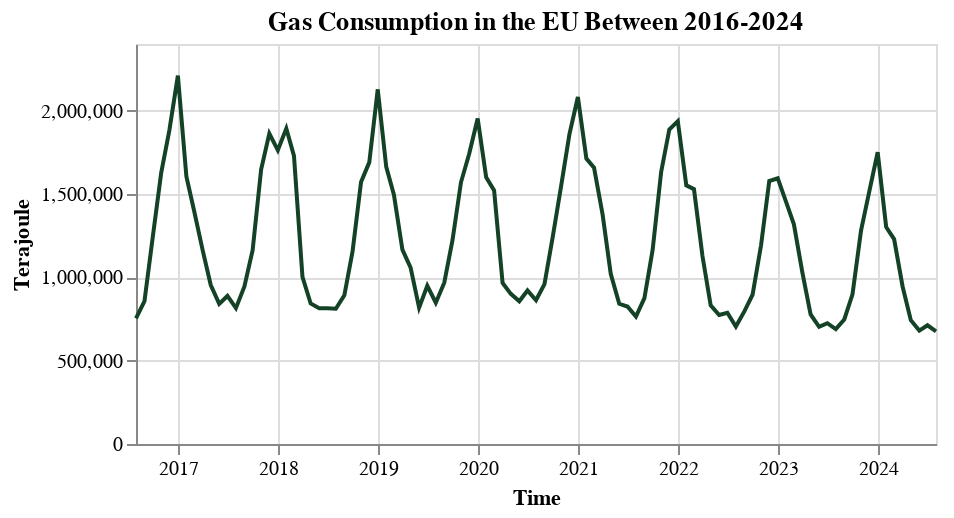

This figure's notebook cell:
### Code cell
# gas consumption in the EU 2016-2024
gas_consumption = pd.read_csv('gas_consumption.csv')
# fix the time in the dataset

# make line chart with modifications
# https://altair-viz.github.io/user_guide/customization.html
chart = alt.Chart(gas_consumption,
        title = alt.Title(
            'Gas Consumption in the EU Between 2016-2024')
    ).mark_line().encode(
    x = alt.X('TIME_PERIOD:T', title = 'Time'),
    y = alt.Y('OBS_VALUE:Q', title = 'Terajoule'),
    color = alt.Color("geo:N", title = None,
                      scale = alt.Scale(domain = ['EU27_2020'],
                                        range=['#134226'])).legend(None)
).properties(
    width = 400,
    height = 200
)

chart

### Figure 1 — Vega-Lite specification as saved in the notebook (floating-point values rounded to 4 significant figures)
{"config": {"view": {"continuousWidth": 300, "continuousHeight": 300}}, "data": {"name": "data-08ebfac51a0aea9ec5048630e56f8363"}, "mark": {"type": "line"}, "encoding": {"color": {"field": "geo", "legend": null, "scale": {"domain": ["EU27_2020"], "range": ["#134226"]}, "title": null, "type": "nominal"}, "x": {"field": "TIME_PERIOD", "title": "Time", "type": "temporal"}, "y": {"field": "OBS_VALUE", "title": "Terajoule", "type": "quantitative"}}, "height": 200, "title": {"text": "Gas Consumption in the EU Between 2016-2024"}, "width": 400, "$schema": "https://vega.github.io/schema/vega-lite/v5.20.1.json", "datasets": {"data-08ebfac51a0aea9ec5048630e56f8363": [{"DATAFLOW": "ESTAT:NRG_CB_GASM(1.0)", "LAST UPDATE": "16/10/24 23:00:00", "freq": "M", "nrg_bal": "IC_CAL_MG", "siec": "G3000", "unit": "TJ_GCV", "geo": "EU27_2020", "TIME_PERIOD": "2016-08", "OBS_VALUE": 754200.0, "OBS_FLAG": null}, {"DATAFLOW": "ESTAT:NRG_CB_GASM(1.0)", "LAST UPDATE": "16/10/24 23:00:00", "freq": "M", "nrg_bal": "IC_CAL_MG", "siec": "G3000", "unit": "TJ_GCV", "geo": "EU27_2020", "TIME_PERIOD": "2016-09", "OBS_VALUE": 857400.0, "OBS_FLAG": null}, {"DATAFLOW": "ESTAT:NRG_CB_GASM(1.0)", "LAST UPDATE": "16/10/24 23:00:00", "freq": "M", "nrg_bal": "IC_CAL_MG", "siec": "G3000", "unit": "TJ_GCV", "geo": "EU27_2020", "TIME_PERIOD": "2016-10", "OBS_VALUE": 1239000.0, "OBS_FLAG": null}, {"DATAFLOW": "ESTAT:NRG_CB_GASM(1.0)", "LAST UPDATE": "16/10/24 23:00:00", "freq": "M", "nrg_bal": "IC_CAL_MG", "siec": "G3000", "unit": "TJ_GCV", "geo": "EU27_2020", "TIME_PERIOD": "2016-11", "OBS_VALUE": 1627000.0, "OBS_FLAG": null}, {"DATAFLOW": "ESTAT:NRG_CB_GASM(1.0)", "LAST UPDATE": "16/10/24 23:00:00", "freq": "M", "nrg_bal": "IC_CAL_MG", "siec": "G3000", "unit": "TJ_GCV", "geo": "EU27_2020", "TIME_PERIOD": "2016-12", "OBS_VALUE": 1884000.0, "OBS_FLAG": null}, {"DATAFLOW": "ESTAT:NRG_CB_GASM(1.0)", "LAST UPDATE": "16/10/24 23:00:00", "freq": "M", "nrg_bal": "IC_CAL_MG", "siec": "G3000", "unit": "TJ_GCV", "geo": "EU27_2020", "TIME_PERIOD": "2017-01", "OBS_VALUE": 2210000.0, "OBS_FLAG": null}, {"DATAFLOW": "ESTAT:NRG_CB_GASM(1.0)", "LAST UPDATE": "16/10/24 23:00:00", "freq": "M", "nrg_bal": "IC_CAL_MG", "siec": "G3000", "unit": "TJ_GCV", "geo": "EU27_2020", "TIME_PERIOD": "2017-02", "OBS_VALUE": 1606000.0, "OBS_FLAG": null}, {"DATAFLOW": "ESTAT:NRG_CB_GASM(1.0)", "LAST UPDATE": "16/10/24 23:00:00", "freq": "M", "nrg_bal": "IC_CAL_MG", "siec": "G3000", "unit": "TJ_GCV", "geo": "EU27_2020", "TIME_PERIOD": "2017-03", "OBS_VALUE": 1401000.0, "OBS_FLAG": null}, {"DATAFLOW": "ESTAT:NRG_CB_GASM(1.0)", "LAST UPDATE": "16/10/24 23:00:00", "freq": "M", "nrg_bal": "IC_CAL_MG", "siec": "G3000", "unit": "TJ_GCV", "geo": "EU27_2020", "TIME_PERIOD": "2017-04", "OBS_VALUE": 1167000.0, "OBS_FLAG": null}, {"DATAFLOW": "ESTAT:NRG_CB_GASM(1.0)", "LAST UPDATE": "16/10/24 23:00:00", "freq": "M", "nrg_bal": "IC_CAL_MG", "siec": "G3000", "unit": "TJ_GCV", "geo": "EU27_2020", "TIME_PERIOD": "2017-05", "OBS_VALUE": 953600.0, "OBS_FLAG": null}, {"DATAFLOW": "ESTAT:NRG_CB_GASM(1.0)", "LAST UPDATE": "16/10/24 23:00:00", "freq": "M", "nrg_bal": "IC_CAL_MG", "siec": "G3000", "unit": "TJ_GCV", "geo": "EU27_2020", "TIME_PERIOD": "2017-06", "OBS_VALUE": 840500.0, "OBS_FLAG": null}, {"DATAFLOW": "ESTAT:NRG_CB_GASM(1.0)", "LAST UPDATE": "16/10/24 23:00:00", "freq": "M", "nrg_bal": "IC_CAL_MG", "siec": "G3000", "unit": "TJ_GCV", "geo": "EU27_2020", "TIME_PERIOD": "2017-07", "OBS_VALUE": 888300.0, "OBS_FLAG": null}, {"DATAFLOW": "ESTAT:NRG_CB_GASM(1.0)", "LAST UPDATE": "16/10/24 23:00:00", "freq": "M", "nrg_bal": "IC_CAL_MG", "siec": "G3000", "unit": "TJ_GCV", "geo": "EU27_2020", "TIME_PERIOD": "2017-08", "OBS_VALUE": 815100.0, "OBS_FLAG": null}, {"DATAFLOW": "ESTAT:NRG_CB_GASM(1.0)", "LAST UPDATE": "16/10/24 23:00:00", "freq": "M", "nrg_bal": "IC_CAL_MG", "siec": "G3000", "unit": "TJ_GCV", "geo": "EU27_2020", "TIME_PERIOD": "2017-09", "OBS_VALUE": 945000.0, "OBS_FLAG": null}, {"DATAFLOW": "ESTAT:NRG_CB_GASM(1.0)", "LAST UPDATE": "16/10/24 23:00:00", "freq": "M", "nrg_bal": "IC_CAL_MG", "siec": "G3000", "unit": "TJ_GCV", "geo": "EU27_2020", "TIME_PERIOD": "2017-10", "OBS_VALUE": 1162000.0, "OBS_FLAG": null}, {"DATAFLOW": "ESTAT:NRG_CB_GASM(1.0)", "LAST UPDATE": "16/10/24 23:00:00", "freq": "M", "nrg_bal": "IC_CAL_MG", "siec": "G3000", "unit": "TJ_GCV", "geo": "EU27_2020", "TIME_PERIOD": "2017-11", "OBS_VALUE": 1646000.0, "OBS_FLAG": null}, {"DATAFLOW": "ESTAT:NRG_CB_GASM(1.0)", "LAST UPDATE": "16/10/24 23:00:00", "freq": "M", "nrg_bal": "IC_CAL_MG", "siec": "G3000", "unit": "TJ_GCV", "geo": "EU27_2020", "TIME_PERIOD": "2017-12", "OBS_VALUE": 1862000.0, "OBS_FLAG": null}, {"DATAFLOW": "ESTAT:NRG_CB_GASM(1.0)", "LAST UPDATE": "16/10/24 23:00:00", "freq": "M", "nrg_bal": "IC_CAL_MG", "siec": "G3000", "unit": "TJ_GCV", "geo": "EU27_2020", "TIME_PERIOD": "2018-01", "OBS_VALUE": 1763000.0, "OBS_FLAG": null}, {"DATAFLOW": "ESTAT:NRG_CB_GASM(1.0)", "LAST UPDATE": "16/10/24 23:00:00", "freq": "M", "nrg_bal": "IC_CAL_MG", "siec": "G3000", "unit": "TJ_GCV", "geo": "EU27_2020", "TIME_PERIOD": "2018-02", "OBS_VALUE": 1893000.0, "OBS_FLAG": null}, {"DATAFLOW": "ESTAT:NRG_CB_GASM(1.0)", "LAST UPDATE": "16/10/24 23:00:00", "freq": "M", "nrg_bal": "IC_CAL_MG", "siec": "G3000", "unit": "TJ_GCV", "geo": "EU27_2020", "TIME_PERIOD": "2018-03", "OBS_VALUE": 1728000.0, "OBS_FLAG": null}, {"DATAFLOW": "ESTAT:NRG_CB_GASM(1.0)", "LAST UPDATE": "16/10/24 23:00:00", "freq": "M", "nrg_bal": "IC_CAL_MG", "siec": "G3000", "unit": "TJ_GCV", "geo": "EU27_2020", "TIME_PERIOD": "2018-04", "OBS_VALUE": 1003000.0, "OBS_FLAG": null}, {"DATAFLOW": "ESTAT:NRG_CB_GASM(1.0)", "LAST UPDATE": "16/10/24 23:00:00", "freq": "M", "nrg_bal": "IC_CAL_MG", "siec": "G3000", "unit": "TJ_GCV", "geo": "EU27_2020", "TIME_PERIOD": "2018-05", "OBS_VALUE": 843100.0, "OBS_FLAG": null}, {"DATAFLOW": "ESTAT:NRG_CB_GASM(1.0)", "LAST UPDATE": "16/10/24 23:00:00", "freq": "M", "nrg_bal": "IC_CAL_MG", "siec": "G3000", "unit": "TJ_GCV", "geo": "EU27_2020", "TIME_PERIOD": "2018-06", "OBS_VALUE": 815100.0, "OBS_FLAG": null}, {"DATAFLOW": "ESTAT:NRG_CB_GASM(1.0)", "LAST UPDATE": "16/10/24 23:00:00", "freq": "M", "nrg_bal": "IC_CAL_MG", "siec": "G3000", "unit": "TJ_GCV", "geo": "EU27_2020", "TIME_PERIOD": "2018-07", "OBS_VALUE": 815200.0, "OBS_FLAG": null}, {"DATAFLOW": "ESTAT:NRG_CB_GASM(1.0)", "LAST UPDATE": "16/10/24 23:00:00", "freq": "M", "nrg_bal": "IC_CAL_MG", "siec": "G3000", "unit": "TJ_GCV", "geo": "EU27_2020", "TIME_PERIOD": "2018-08", "OBS_VALUE": 811400.0, "OBS_FLAG": null}, {"DATAFLOW": "ESTAT:NRG_CB_GASM(1.0)", "LAST UPDATE": "16/10/24 23:00:00", "freq": "M", "nrg_bal": "IC_CAL_MG", "siec": "G3000", "unit": "TJ_GCV", "geo": "EU27_2020", "TIME_PERIOD": "2018-09", "OBS_VALUE": 892100.0, "OBS_FLAG": null}, {"DATAFLOW": "ESTAT:NRG_CB_GASM(1.0)", "LAST UPDATE": "16/10/24 23:00:00", "freq": "M", "nrg_bal": "IC_CAL_MG", "siec": "G3000", "unit": "TJ_GCV", "geo": "EU27_2020", "TIME_PERIOD": "2018-10", "OBS_VALUE": 1155000.0, "OBS_FLAG": null}, {"DATAFLOW": "ESTAT:NRG_CB_GASM(1.0)", "LAST UPDATE": "16/10/24 23:00:00", "freq": "M", "nrg_bal": "IC_CAL_MG", "siec": "G3000", "unit": "TJ_GCV", "geo": "EU27_2020", "TIME_PERIOD": "2018-11", "OBS_VALUE": 1572000.0, "OBS_FLAG": null}, {"DATAFLOW": "ESTAT:NRG_CB_GASM(1.0)", "LAST UPDATE": "16/10/24 23:00:00", "freq": "M", "nrg_bal": "IC_CAL_MG", "siec": "G3000", "unit": "TJ_GCV", "geo": "EU27_2020", "TIME_PERIOD": "2018-12", "OBS_VALUE": 1690000.0, "OBS_FLAG": null}, {"DATAFLOW": "ESTAT:NRG_CB_GASM(1.0)", "LAST UPDATE": "16/10/24 23:00:00", "freq": "M", "nrg_bal": "IC_CAL_MG", "siec": "G3000", "unit": "TJ_GCV", "geo": "EU27_2020", "TIME_PERIOD": "2019-01", "OBS_VALUE": 2128000.0, "OBS_FLAG": null}, {"DATAFLOW": "ESTAT:NRG_CB_GASM(1.0)", "LAST UPDATE": "16/10/24 23:00:00", "freq": "M", "nrg_bal": "IC_CAL_MG", "siec": "G3000", "unit": "TJ_GCV", "geo": "EU27_2020", "TIME_PERIOD": "2019-02", "OBS_VALUE": 1663000.0, "OBS_FLAG": null}, {"DATAFLOW": "ESTAT:NRG_CB_GASM(1.0)", "LAST UPDATE": "16/10/24 23:00:00", "freq": "M", "nrg_bal": "IC_CAL_MG", "siec": "G3000", "unit": "TJ_GCV", "geo": "EU27_2020", "TIME_PERIOD": "2019-03", "OBS_VALUE": 1496000.0, "OBS_FLAG": null}, {"DATAFLOW": "ESTAT:NRG_CB_GASM(1.0)", "LAST UPDATE": "16/10/24 23:00:00", "freq": "M", "nrg_bal": "IC_CAL_MG", "siec": "G3000", "unit": "TJ_GCV", "geo": "EU27_2020", "TIME_PERIOD": "2019-04", "OBS_VALUE": 1166000.0, "OBS_FLAG": null}, {"DATAFLOW": "ESTAT:NRG_CB_GASM(1.0)", "LAST UPDATE": "16/10/24 23:00:00", "freq": "M", "nrg_bal": "IC_CAL_MG", "siec": "G3000", "unit": "TJ_GCV", "geo": "EU27_2020", "TIME_PERIOD": "2019-05", "OBS_VALUE": 1059000.0, "OBS_FLAG": null}, {"DATAFLOW": "ESTAT:NRG_CB_GASM(1.0)", "LAST UPDATE": "16/10/24 23:00:00", "freq": "M", "nrg_bal": "IC_CAL_MG", "siec": "G3000", "unit": "TJ_GCV", "geo": "EU27_2020", "TIME_PERIOD": "2019-06", "OBS_VALUE": 817700.0, "OBS_FLAG": null}, {"DATAFLOW": "ESTAT:NRG_CB_GASM(1.0)", "LAST UPDATE": "16/10/24 23:00:00", "freq": "M", "nrg_bal": "IC_CAL_MG", "siec": "G3000", "unit": "TJ_GCV", "geo": "EU27_2020", "TIME_PERIOD": "2019-07", "OBS_VALUE": 949000.0, "OBS_FLAG": null}, {"DATAFLOW": "ESTAT:NRG_CB_GASM(1.0)", "LAST UPDATE": "16/10/24 23:00:00", "freq": "M", "nrg_bal": "IC_CAL_MG", "siec": "G3000", "unit": "TJ_GCV", "geo": "EU27_2020", "TIME_PERIOD": "2019-08", "OBS_VALUE": 847600.0, "OBS_FLAG": null}, {"DATAFLOW": "ESTAT:NRG_CB_GASM(1.0)", "LAST UPDATE": "16/10/24 23:00:00", "freq": "M", "nrg_bal": "IC_CAL_MG", "siec": "G3000", "unit": "TJ_GCV", "geo": "EU27_2020", "TIME_PERIOD": "2019-09", "OBS_VALUE": 967600.0, "OBS_FLAG": null}, {"DATAFLOW": "ESTAT:NRG_CB_GASM(1.0)", "LAST UPDATE": "16/10/24 23:00:00", "freq": "M", "nrg_bal": "IC_CAL_MG", "siec": "G3000", "unit": "TJ_GCV", "geo": "EU27_2020", "TIME_PERIOD": "2019-10", "OBS_VALUE": 1223000.0, "OBS_FLAG": null}, {"DATAFLOW": "ESTAT:NRG_CB_GASM(1.0)", "LAST UPDATE": "16/10/24 23:00:00", "freq": "M", "nrg_bal": "IC_CAL_MG", "siec": "G3000", "unit": "TJ_GCV", "geo": "EU27_2020", "TIME_PERIOD": "2019-11", "OBS_VALUE": 1570000.0, "OBS_FLAG": null}, {"DATAFLOW": "ESTAT:NRG_CB_GASM(1.0)", "LAST UPDATE": "16/10/24 23:00:00", "freq": "M", "nrg_bal": "IC_CAL_MG", "siec": "G3000", "unit": "TJ_GCV", "geo": "EU27_2020", "TIME_PERIOD": "2019-12", "OBS_VALUE": 1741000.0, "OBS_FLAG": null}, {"DATAFLOW": "ESTAT:NRG_CB_GASM(1.0)", "LAST UPDATE": "16/10/24 23:00:00", "freq": "M", "nrg_bal": "IC_CAL_MG", "siec": "G3000", "unit": "TJ_GCV", "geo": "EU27_2020", "TIME_PERIOD": "2020-01", "OBS_VALUE": 1953000.0, "OBS_FLAG": null}, {"DATAFLOW": "ESTAT:NRG_CB_GASM(1.0)", "LAST UPDATE": "16/10/24 23:00:00", "freq": "M", "nrg_bal": "IC_CAL_MG", "siec": "G3000", "unit": "TJ_GCV", "geo": "EU27_2020", "TIME_PERIOD": "2020-02", "OBS_VALUE": 1600000.0, "OBS_FLAG": null}, {"DATAFLOW": "ESTAT:NRG_CB_GASM(1.0)", "LAST UPDATE": "16/10/24 23:00:00", "freq": "M", "nrg_bal": "IC_CAL_MG", "siec": "G3000", "unit": "TJ_GCV", "geo": "EU27_2020", "TIME_PERIOD": "2020-03", "OBS_VALUE": 1522000.0, "OBS_FLAG": null}, {"DATAFLOW": "ESTAT:NRG_CB_GASM(1.0)", "LAST UPDATE": "16/10/24 23:00:00", "freq": "M", "nrg_bal": "IC_CAL_MG", "siec": "G3000", "unit": "TJ_GCV", "geo": "EU27_2020", "TIME_PERIOD": "2020-04", "OBS_VALUE": 965600.0, "OBS_FLAG": null}, {"DATAFLOW": "ESTAT:NRG_CB_GASM(1.0)", "LAST UPDATE": "16/10/24 23:00:00", "freq": "M", "nrg_bal": "IC_CAL_MG", "siec": "G3000", "unit": "TJ_GCV", "geo": "EU27_2020", "TIME_PERIOD": "2020-05", "OBS_VALUE": 900900.0, "OBS_FLAG": null}, {"DATAFLOW": "ESTAT:NRG_CB_GASM(1.0)", "LAST UPDATE": "16/10/24 23:00:00", "freq": "M", "nrg_bal": "IC_CAL_MG", "siec": "G3000", "unit": "TJ_GCV", "geo": "EU27_2020", "TIME_PERIOD": "2020-06", "OBS_VALUE": 856300.0, "OBS_FLAG": null}, {"DATAFLOW": "ESTAT:NRG_CB_GASM(1.0)", "LAST UPDATE": "16/10/24 23:00:00", "freq": "M", "nrg_bal": "IC_CAL_MG", "siec": "G3000", "unit": "TJ_GCV", "geo": "EU27_2020", "TIME_PERIOD": "2020-07", "OBS_VALUE": 921300.0, "OBS_FLAG": null}, {"DATAFLOW": "ESTAT:NRG_CB_GASM(1.0)", "LAST UPDATE": "16/10/24 23:00:00", "freq": "M", "nrg_bal": "IC_CAL_MG", "siec": "G3000", "unit": "TJ_GCV", "geo": "EU27_2020", "TIME_PERIOD": "2020-08", "OBS_VALUE": 862700.0, "OBS_FLAG": null}, {"DATAFLOW": "ESTAT:NRG_CB_GASM(1.0)", "LAST UPDATE": "16/10/24 23:00:00", "freq": "M", "nrg_bal": "IC_CAL_MG", "siec": "G3000", "unit": "TJ_GCV", "geo": "EU27_2020", "TIME_PERIOD": "2020-09", "OBS_VALUE": 959400.0, "OBS_FLAG": null}, {"DATAFLOW": "ESTAT:NRG_CB_GASM(1.0)", "LAST UPDATE": "16/10/24 23:00:00", "freq": "M", "nrg_bal": "IC_CAL_MG", "siec": "G3000", "unit": "TJ_GCV", "geo": "EU27_2020", "TIME_PERIOD": "2020-10", "OBS_VALUE": 1241000.0, "OBS_FLAG": null}, {"DATAFLOW": "ESTAT:NRG_CB_GASM(1.0)", "LAST UPDATE": "16/10/24 23:00:00", "freq": "M", "nrg_bal": "IC_CAL_MG", "siec": "G3000", "unit": "TJ_GCV", "geo": "EU27_2020", "TIME_PERIOD": "2020-11", "OBS_VALUE": 1551000.0, "OBS_FLAG": null}, {"DATAFLOW": "ESTAT:NRG_CB_GASM(1.0)", "LAST UPDATE": "16/10/24 23:00:00", "freq": "M", "nrg_bal": "IC_CAL_MG", "siec": "G3000", "unit": "TJ_GCV", "geo": "EU27_2020", "TIME_PERIOD": "2020-12", "OBS_VALUE": 1858000.0, "OBS_FLAG": null}, {"DATAFLOW": "ESTAT:NRG_CB_GASM(1.0)", "LAST UPDATE": "16/10/24 23:00:00", "freq": "M", "nrg_bal": "IC_CAL_MG", "siec": "G3000", "unit": "TJ_GCV", "geo": "EU27_2020", "TIME_PERIOD": "2021-01", "OBS_VALUE": 2082000.0, "OBS_FLAG": null}, {"DATAFLOW": "ESTAT:NRG_CB_GASM(1.0)", "LAST UPDATE": "16/10/24 23:00:00", "freq": "M", "nrg_bal": "IC_CAL_MG", "siec": "G3000", "unit": "TJ_GCV", "geo": "EU27_2020", "TIME_PERIOD": "2021-02", "OBS_VALUE": 1713000.0, "OBS_FLAG": null}, {"DATAFLOW": "ESTAT:NRG_CB_GASM(1.0)", "LAST UPDATE": "16/10/24 23:00:00", "freq": "M", "nrg_bal": "IC_CAL_MG", "siec": "G3000", "unit": "TJ_GCV", "geo": "EU27_2020", "TIME_PERIOD": "2021-03", "OBS_VALUE": 1658000.0, "OBS_FLAG": null}, {"DATAFLOW": "ESTAT:NRG_CB_GASM(1.0)", "LAST UPDATE": "16/10/24 23:00:00", "freq": "M", "nrg_bal": "IC_CAL_MG", "siec": "G3000", "unit": "TJ_GCV", "geo": "EU27_2020", "TIME_PERIOD": "2021-04", "OBS_VALUE": 1379000.0, "OBS_FLAG": null}, {"DATAFLOW": "ESTAT:NRG_CB_GASM(1.0)", "LAST UPDATE": "16/10/24 23:00:00", "freq": "M", "nrg_bal": "IC_CAL_MG", "siec": "G3000", "unit": "TJ_GCV", "geo": "EU27_2020", "TIME_PERIOD": "2021-05", "OBS_VALUE": 1021000.0, "OBS_FLAG": null}, {"DATAFLOW": "ESTAT:NRG_CB_GASM(1.0)", "LAST UPDATE": "16/10/24 23:00:00", "freq": "M", "nrg_bal": "IC_CAL_MG", "siec": "G3000", "unit": "TJ_GCV", "geo": "EU27_2020", "TIME_PERIOD": "2021-06", "OBS_VALUE": 841300.0, "OBS_FLAG": null}, {"DATAFLOW": "ESTAT:NRG_CB_GASM(1.0)", "LAST UPDATE": "16/10/24 23:00:00", "freq": "M", "nrg_bal": "IC_CAL_MG", "siec": "G3000", "unit": "TJ_GCV", "geo": "EU27_2020", "TIME_PERIOD": "2021-07", "OBS_VALUE": 824800.0, "OBS_FLAG": null}, {"DATAFLOW": "ESTAT:NRG_CB_GASM(1.0)", "LAST UPDATE": "16/10/24 23:00:00", "freq": "M", "nrg_bal": "IC_CAL_MG", "siec": "G3000", "unit": "TJ_GCV", "geo": "EU27_2020", "TIME_PERIOD": "2021-08", "OBS_VALUE": 764300.0, "OBS_FLAG": null}, {"DATAFLOW": "ESTAT:NRG_CB_GASM(1.0)", "LAST UPDATE": "16/10/24 23:00:00", "freq": "M", "nrg_bal": "IC_CAL_MG", "siec": "G3000", "unit": "TJ_GCV", "geo": "EU27_2020", "TIME_PERIOD": "2021-09", "OBS_VALUE": 875800.0, "OBS_FLAG": null}, {"DATAFLOW": "ESTAT:NRG_CB_GASM(1.0)", "LAST UPDATE": "16/10/24 23:00:00", "freq": "M", "nrg_bal": "IC_CAL_MG", "siec": "G3000", "unit": "TJ_GCV", "geo": "EU27_2020", "TIME_PERIOD": "2021-10", "OBS_VALUE": 1165000.0, "OBS_FLAG": null}, {"DATAFLOW": "ESTAT:NRG_CB_GASM(1.0)", "LAST UPDATE": "16/10/24 23:00:00", "freq": "M", "nrg_bal": "IC_CAL_MG", "siec": "G3000", "unit": "TJ_GCV", "geo": "EU27_2020", "TIME_PERIOD": "2021-11", "OBS_VALUE": 1631000.0, "OBS_FLAG": null}, {"DATAFLOW": "ESTAT:NRG_CB_GASM(1.0)", "LAST UPDATE": "16/10/24 23:00:00", "freq": "M", "nrg_bal": "IC_CAL_MG", "siec": "G3000", "unit": "TJ_GCV", "geo": "EU27_2020", "TIME_PERIOD": "2021-12", "OBS_VALUE": 1887000.0, "OBS_FLAG": null}, {"DATAFLOW": "ESTAT:NRG_CB_GASM(1.0)", "LAST UPDATE": "16/10/24 23:00:00", "freq": "M", "nrg_bal": "IC_CAL_MG", "siec": "G3000", "unit": "TJ_GCV", "geo": "EU27_2020", "TIME_PERIOD": "2022-01", "OBS_VALUE": 1937000.0, "OBS_FLAG": null}, {"DATAFLOW": "ESTAT:NRG_CB_GASM(1.0)", "LAST UPDATE": "16/10/24 23:00:00", "freq": "M", "nrg_bal": "IC_CAL_MG", "siec": "G3000", "unit": "TJ_GCV", "geo": "EU27_2020", "TIME_PERIOD": "2022-02", "OBS_VALUE": 1552000.0, "OBS_FLAG": null}, {"DATAFLOW": "ESTAT:NRG_CB_GASM(1.0)", "LAST UPDATE": "16/10/24 23:00:00", "freq": "M", "nrg_bal": "IC_CAL_MG", "siec": "G3000", "unit": "TJ_GCV", "geo": "EU27_2020", "TIME_PERIOD": "2022-03", "OBS_VALUE": 1529000.0, "OBS_FLAG": null}, {"DATAFLOW": "ESTAT:NRG_CB_GASM(1.0)", "LAST UPDATE": "16/10/24 23:00:00", "freq": "M", "nrg_bal": "IC_CAL_MG", "siec": "G3000", "unit": "TJ_GCV", "geo": "EU27_2020", "TIME_PERIOD": "2022-04", "OBS_VALUE": 1128000.0, "OBS_FLAG": null}, {"DATAFLOW": "ESTAT:NRG_CB_GASM(1.0)", "LAST UPDATE": "16/10/24 23:00:00", "freq": "M", "nrg_bal": "IC_CAL_MG", "siec": "G3000", "unit": "TJ_GCV", "geo": "EU27_2020", "TIME_PERIOD": "2022-05", "OBS_VALUE": 831900.0, "OBS_FLAG": null}, {"DATAFLOW": "ESTAT:NRG_CB_GASM(1.0)", "LAST UPDATE": "16/10/24 23:00:00", "freq": "M", "nrg_bal": "IC_CAL_MG", "siec": "G3000", "unit": "TJ_GCV", "geo": "EU27_2020", "TIME_PERIOD": "2022-06", "OBS_VALUE": 773800.0, "OBS_FLAG": null}, {"DATAFLOW": "ESTAT:NRG_CB_GASM(1.0)", "LAST UPDATE": "16/10/24 23:00:00", "freq": "M", "nrg_bal": "IC_CAL_MG", "siec": "G3000", "unit": "TJ_GCV", "geo": "EU27_2020", "TIME_PERIOD": "2022-07", "OBS_VALUE": 787300.0, "OBS_FLAG": null}, {"DATAFLOW": "ESTAT:NRG_CB_GASM(1.0)", "LAST UPDATE": "16/10/24 23:00:00", "freq": "M", "nrg_bal": "IC_CAL_MG", "siec": "G3000", "unit": "TJ_GCV", "geo": "EU27_2020", "TIME_PERIOD": "2022-08", "OBS_VALUE": 705000.0, "OBS_FLAG": null}, {"DATAFLOW": "ESTAT:NRG_CB_GASM(1.0)", "LAST UPDATE": "16/10/24 23:00:00", "freq": "M", "nrg_bal": "IC_CAL_MG", "siec": "G3000", "unit": "TJ_GCV", "geo": "EU27_2020", "TIME_PERIOD": "2022-09", "OBS_VALUE": 795500.0, "OBS_FLAG": null}, {"DATAFLOW": "ESTAT:NRG_CB_GASM(1.0)", "LAST UPDATE": "16/10/24 23:00:00", "freq": "M", "nrg_bal": "IC_CAL_MG", "siec": "G3000", "unit": "TJ_GCV", "geo": "EU27_2020", "TIME_PERIOD": "2022-10", "OBS_VALUE": 895400.0, "OBS_FLAG": null}, {"DATAFLOW": "ESTAT:NRG_CB_GASM(1.0)", "LAST UPDATE": "16/10/24 23:00:00", "freq": "M", "nrg_bal": "IC_CAL_MG", "siec": "G3000", "unit": "TJ_GCV", "geo": "EU27_2020", "TIME_PERIOD": "2022-11", "OBS_VALUE": 1193000.0, "OBS_FLAG": null}, {"DATAFLOW": "ESTAT:NRG_CB_GASM(1.0)", "LAST UPDATE": "16/10/24 23:00:00", "freq": "M", "nrg_bal": "IC_CAL_MG", "siec": "G3000", "unit": "TJ_GCV", "geo": "EU27_2020", "TIME_PERIOD": "2022-12", "OBS_VALUE": 1578000.0, "OBS_FLAG": null}, {"DATAFLOW": "ESTAT:NRG_CB_GASM(1.0)", "LAST UPDATE": "16/10/24 23:00:00", "freq": "M", "nrg_bal": "IC_CAL_MG", "siec": "G3000", "unit": "TJ_GCV", "geo": "EU27_2020", "TIME_PERIOD": "2023-01", "OBS_VALUE": 1594000.0, "OBS_FLAG": null}, {"DATAFLOW": "ESTAT:NRG_CB_GASM(1.0)", "LAST UPDATE": "16/10/24 23:00:00", "freq": "M", "nrg_bal": "IC_CAL_MG", "siec": "G3000", "unit": "TJ_GCV", "geo": "EU27_2020", "TIME_PERIOD": "2023-02", "OBS_VALUE": 1449000.0, "OBS_FLAG": null}, {"DATAFLOW": "ESTAT:NRG_CB_GASM(1.0)", "LAST UPDATE": "16/10/24 23:00:00", "freq": "M", "nrg_bal": "IC_CAL_MG", "siec": "G3000", "unit": "TJ_GCV", "geo": "EU27_2020", "TIME_PERIOD": "2023-03", "OBS_VALUE": 1318000.0, "OBS_FLAG": null}, {"DATAFLOW": "ESTAT:NRG_CB_GASM(1.0)", "LAST UPDATE": "16/10/24 23:00:00", "freq": "M", "nrg_bal": "IC_CAL_MG", "siec": "G3000", "unit": "TJ_GCV", "geo": "EU27_2020", "TIME_PERIOD": "2023-04", "OBS_VALUE": 1028000.0, "OBS_FLAG": null}, {"DATAFLOW": "ESTAT:NRG_CB_GASM(1.0)", "LAST UPDATE": "16/10/24 23:00:00", "freq": "M", "nrg_bal": "IC_CAL_MG", "siec": "G3000", "unit": "TJ_GCV", "geo": "EU27_2020", "TIME_PERIOD": "2023-05", "OBS_VALUE": 778000.0, "OBS_FLAG": null}, {"DATAFLOW": "ESTAT:NRG_CB_GASM(1.0)", "LAST UPDATE": "16/10/24 23:00:00", "freq": "M", "nrg_bal": "IC_CAL_MG", "siec": "G3000", "unit": "TJ_GCV", "geo": "EU27_2020", "TIME_PERIOD": "2023-06", "OBS_VALUE": 702900.0, "OBS_FLAG": null}, {"DATAFLOW": "ESTAT:NRG_CB_GASM(1.0)", "LAST UPDATE": "16/10/24 23:00:00", "freq": "M", "nrg_bal": "IC_CAL_MG", "siec": "G3000", "unit": "TJ_GCV", "geo": "EU27_2020", "TIME_PERIOD": "2023-07", "OBS_VALUE": 724700.0, "OBS_FLAG": null}, {"DATAFLOW": "ESTAT:NRG_CB_GASM(1.0)", "LAST UPDATE": "16/10/24 23:00:00", "freq": "M", "nrg_bal": "IC_CAL_MG", "siec": "G3000", "unit": "TJ_GCV", "geo": "EU27_2020", "TIME_PERIOD": "2023-08", "OBS_VALUE": 689000.0, "OBS_FLAG": null}, {"DATAFLOW": "ESTAT:NRG_CB_GASM(1.0)", "LAST UPDATE": "16/10/24 23:00:00", "freq": "M", "nrg_bal": "IC_CAL_MG", "siec": "G3000", "unit": "TJ_GCV", "geo": "EU27_2020", "TIME_PERIOD": "2023-09", "OBS_VALUE": 747300.0, "OBS_FLAG": null}, {"DATAFLOW": "ESTAT:NRG_CB_GASM(1.0)", "LAST UPDATE": "16/10/24 23:00:00", "freq": "M", "nrg_bal": "IC_CAL_MG", "siec": "G3000", "unit": "TJ_GCV", "geo": "EU27_2020", "TIME_PERIOD": "2023-10", "OBS_VALUE": 897700.0, "OBS_FLAG": null}, {"DATAFLOW": "ESTAT:NRG_CB_GASM(1.0)", "LAST UPDATE": "16/10/24 23:00:00", "freq": "M", "nrg_bal": "IC_CAL_MG", "siec": "G3000", "unit": "TJ_GCV", "geo": "EU27_2020", "TIME_PERIOD": "2023-11", "OBS_VALUE": 1279000.0, "OBS_FLAG": null}, {"DATAFLOW": "ESTAT:NRG_CB_GASM(1.0)", "LAST UPDATE": "16/10/24 23:00:00", "freq": "M", "nrg_bal": "IC_CAL_MG", "siec": "G3000", "unit": "TJ_GCV", "geo": "EU27_2020", "TIME_PERIOD": "2023-12", "OBS_VALUE": 1512000.0, "OBS_FLAG": null}, {"DATAFLOW": "ESTAT:NRG_CB_GASM(1.0)", "LAST UPDATE": "16/10/24 23:00:00", "freq": "M", "nrg_bal": "IC_CAL_MG", "siec": "G3000", "unit": "TJ_GCV", "geo": "EU27_2020", "TIME_PERIOD": "2024-01", "OBS_VALUE": 1750000.0, "OBS_FLAG": null}, {"DATAFLOW": "ESTAT:NRG_CB_GASM(1.0)", "LAST UPDATE": "16/10/24 23:00:00", "freq": "M", "nrg_bal": "IC_CAL_MG", "siec": "G3000", "unit": "TJ_GCV", "geo": "EU27_2020", "TIME_PERIOD": "2024-02", "OBS_VALUE": 1302000.0, "OBS_FLAG": null}, {"DATAFLOW": "ESTAT:NRG_CB_GASM(1.0)", "LAST UPDATE": "16/10/24 23:00:00", "freq": "M", "nrg_bal": "IC_CAL_MG", "siec": "G3000", "unit": "TJ_GCV", "geo": "EU27_2020", "TIME_PERIOD": "2024-03", "OBS_VALUE": 1230000.0, "OBS_FLAG": null}, {"DATAFLOW": "ESTAT:NRG_CB_GASM(1.0)", "LAST UPDATE": "16/10/24 23:00:00", "freq": "M", "nrg_bal": "IC_CAL_MG", "siec": "G3000", "unit": "TJ_GCV", "geo": "EU27_2020", "TIME_PERIOD": "2024-04", "OBS_VALUE": 945200.0, "OBS_FLAG": null}, {"DATAFLOW": "ESTAT:NRG_CB_GASM(1.0)", "LAST UPDATE": "16/10/24 23:00:00", "freq": "M", "nrg_bal": "IC_CAL_MG", "siec": "G3000", "unit": "TJ_GCV", "geo": "EU27_2020", "TIME_PERIOD": "2024-05", "OBS_VALUE": 743100.0, "OBS_FLAG": null}, {"DATAFLOW": "ESTAT:NRG_CB_GASM(1.0)", "LAST UPDATE": "16/10/24 23:00:00", "freq": "M", "nrg_bal": "IC_CAL_MG", "siec": "G3000", "unit": "TJ_GCV", "geo": "EU27_2020", "TIME_PERIOD": "2024-06", "OBS_VALUE": 680400.0, "OBS_FLAG": null}, {"DATAFLOW": "ESTAT:NRG_CB_GASM(1.0)", "LAST UPDATE": "16/10/24 23:00:00", "freq": "M", "nrg_bal": "IC_CAL_MG", "siec": "G3000", "unit": "TJ_GCV", "geo": "EU27_2020", "TIME_PERIOD": "2024-07", "OBS_VALUE": 712300.0, "OBS_FLAG": null}, {"DATAFLOW": "ESTAT:NRG_CB_GASM(1.0)", "LAST UPDATE": "16/10/24 23:00:00", "freq": "M", "nrg_bal": "IC_CAL_MG", "siec": "G3000", "unit": "TJ_GCV", "geo": "EU27_2020", "TIME_PERIOD": "2024-08", "OBS_VALUE": 676400.0, "OBS_FLAG": null}]}}
